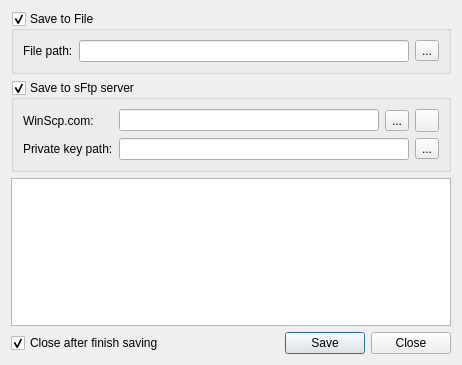
<?xml version="1.0" encoding="UTF-8"?>
<ui version="4.0">
 <class>SaveDialog</class>
 <widget class="QDialog" name="SaveDialog">
  <property name="geometry">
   <rect>
    <x>0</x>
    <y>0</y>
    <width>451</width>
    <height>351</height>
   </rect>
  </property>
  <property name="windowTitle">
   <string>Save data...</string>
  </property>
  <layout class="QVBoxLayout" name="verticalLayout_3">
   <item>
    <widget class="QGroupBox" name="gbSaveFile">
     <property name="title">
      <string>Save to File</string>
     </property>
     <property name="checkable">
      <bool>true</bool>
     </property>
     <layout class="QVBoxLayout" name="verticalLayout">
      <item>
       <layout class="QHBoxLayout" name="horizontalLayout_4">
        <item>
         <widget class="QLabel" name="label">
          <property name="text">
           <string>File path:</string>
          </property>
         </widget>
        </item>
        <item>
         <widget class="QLineEdit" name="leFilePath"/>
        </item>
        <item>
         <widget class="QToolButton" name="tbFilePath">
          <property name="text">
           <string>...</string>
          </property>
         </widget>
        </item>
       </layout>
      </item>
     </layout>
    </widget>
   </item>
   <item>
    <widget class="QGroupBox" name="gbSaveFtp">
     <property name="title">
      <string>Save to sFtp server</string>
     </property>
     <property name="checkable">
      <bool>true</bool>
     </property>
     <layout class="QVBoxLayout" name="verticalLayout_2">
      <item>
       <layout class="QFormLayout" name="formLayout">
        <item row="0" column="0">
         <widget class="QLabel" name="label_3">
          <property name="text">
           <string>WinScp.com:</string>
          </property>
         </widget>
        </item>
        <item row="0" column="1">
         <layout class="QHBoxLayout" name="horizontalLayout">
          <item>
           <widget class="QLineEdit" name="leWinScp">
            <property name="minimumSize">
             <size>
              <width>260</width>
              <height>0</height>
             </size>
            </property>
           </widget>
          </item>
          <item>
           <widget class="QToolButton" name="tbWinScp">
            <property name="text">
             <string>...</string>
            </property>
           </widget>
          </item>
          <item>
           <widget class="QToolButton" name="tbDownload">
            <property name="text">
             <string/>
            </property>
            <property name="icon">
             <iconset>
              <normalon>:/pics/download.png</normalon>
             </iconset>
            </property>
           </widget>
          </item>
         </layout>
        </item>
        <item row="1" column="0">
         <widget class="QLabel" name="label_2">
          <property name="text">
           <string>Private key path:</string>
          </property>
         </widget>
        </item>
        <item row="1" column="1">
         <layout class="QHBoxLayout" name="horizontalLayout_2">
          <item>
           <widget class="QLineEdit" name="lePrivateKey"/>
          </item>
          <item>
           <widget class="QToolButton" name="tbPrivateKeyPath">
            <property name="text">
             <string>...</string>
            </property>
           </widget>
          </item>
         </layout>
        </item>
       </layout>
      </item>
     </layout>
    </widget>
   </item>
   <item>
    <widget class="QPlainTextEdit" name="teLog">
     <property name="minimumSize">
      <size>
       <width>0</width>
       <height>148</height>
      </size>
     </property>
     <property name="readOnly">
      <bool>true</bool>
     </property>
    </widget>
   </item>
   <item>
    <layout class="QHBoxLayout" name="horizontalLayout_3">
     <item>
      <widget class="QCheckBox" name="cbCloseAfterSaving">
       <property name="text">
        <string>Close after finish saving</string>
       </property>
       <property name="checked">
        <bool>true</bool>
       </property>
      </widget>
     </item>
     <item>
      <widget class="QDialogButtonBox" name="buttonBox">
       <property name="orientation">
        <enum>Qt::Horizontal</enum>
       </property>
       <property name="standardButtons">
        <set>QDialogButtonBox::Close|QDialogButtonBox::Save</set>
       </property>
      </widget>
     </item>
    </layout>
   </item>
  </layout>
 </widget>
 <resources/>
 <connections>
  <connection>
   <sender>buttonBox</sender>
   <signal>rejected()</signal>
   <receiver>SaveDialog</receiver>
   <slot>reject()</slot>
   <hints>
    <hint type="sourcelabel">
     <x>295</x>
     <y>176</y>
    </hint>
    <hint type="destinationlabel">
     <x>286</x>
     <y>187</y>
    </hint>
   </hints>
  </connection>
 </connections>
</ui>
